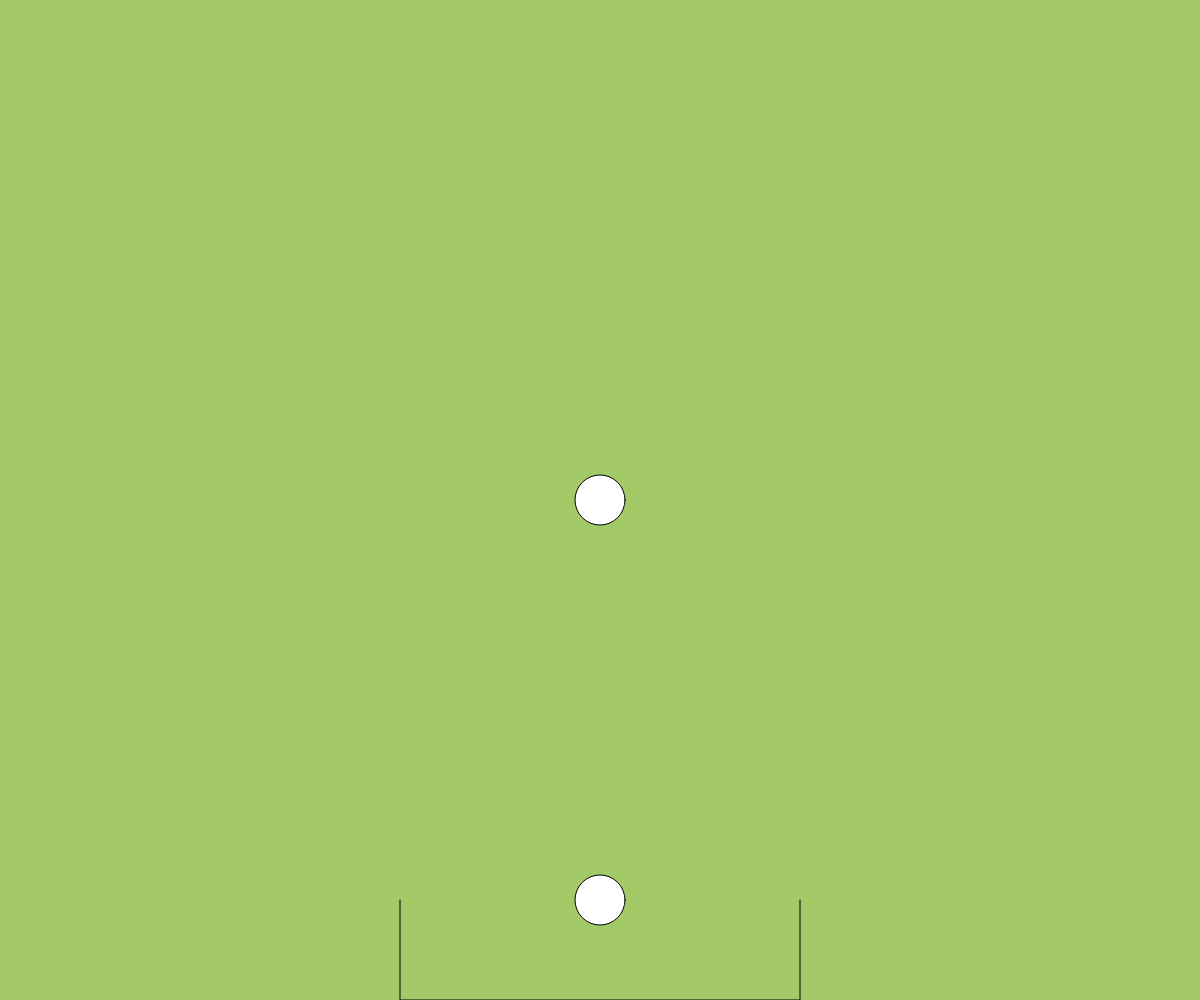
Frame 1 (no input)
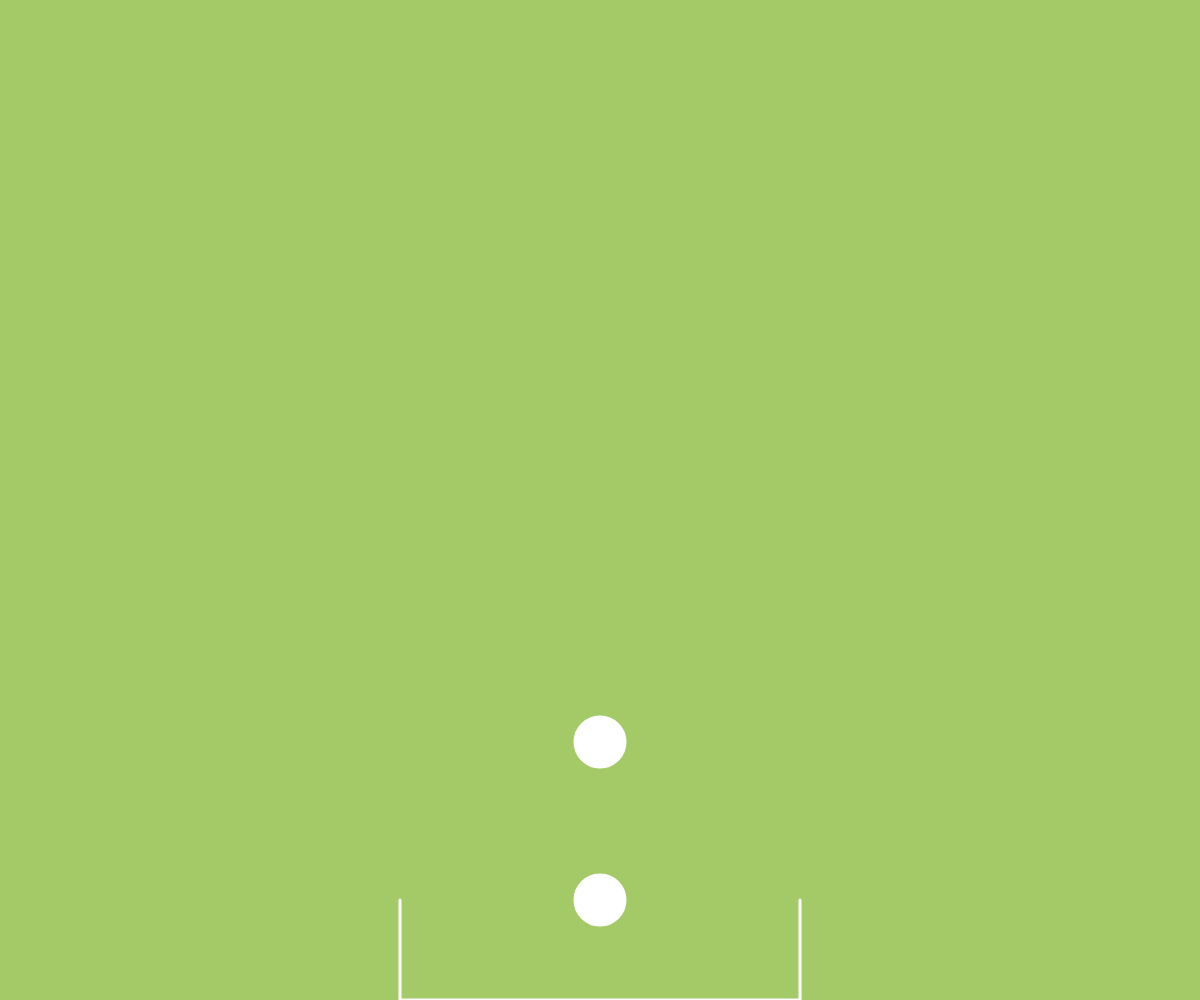
Frame 60 (no input)
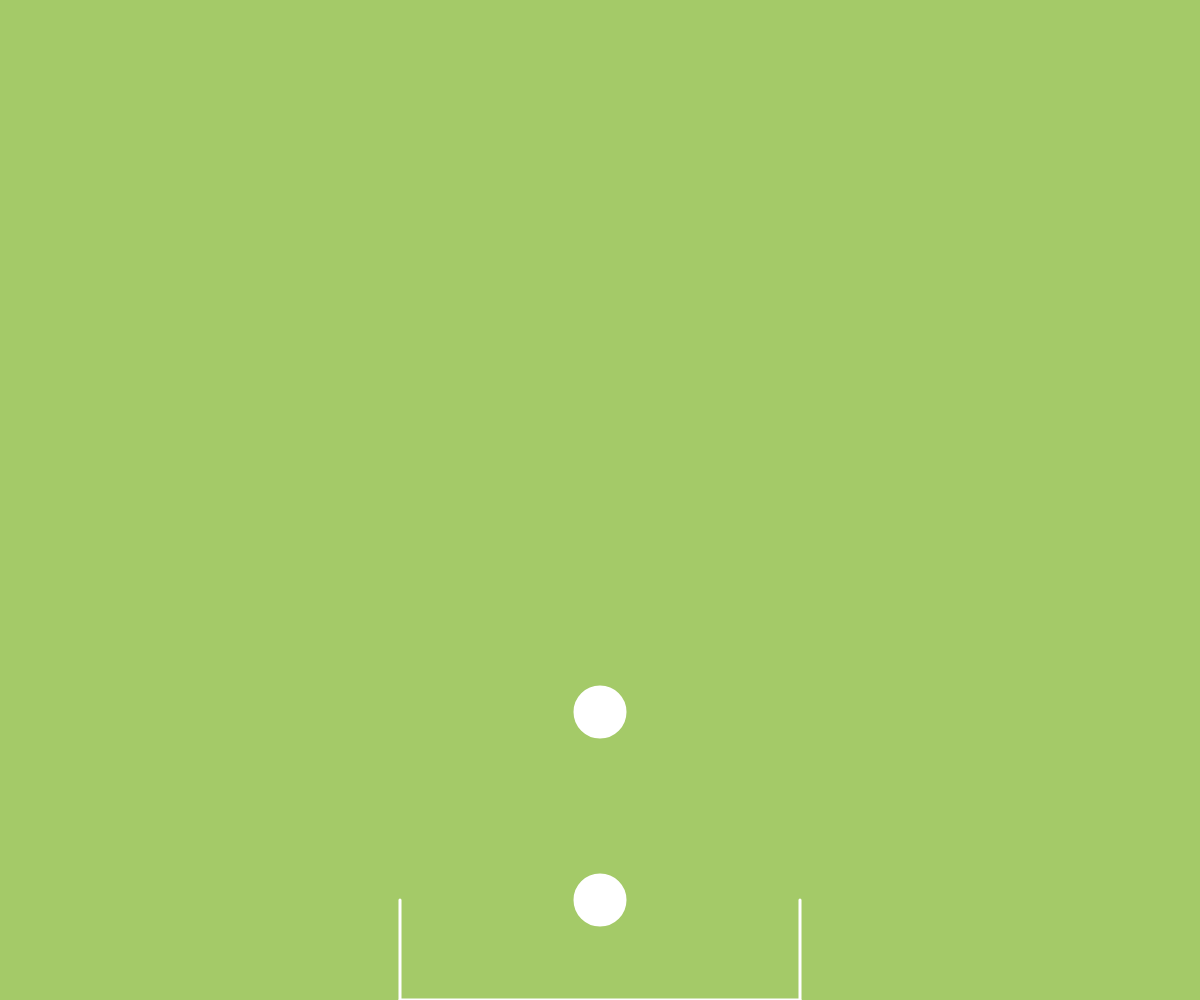
Frame 120 (the mouse pressed at the canvas centre since frame 60)

The p5.js sketch that drew these frames (run headless with seeded random() and noise() and a simulated clock; from frame 60 on, the mouse is pressed at the canvas centre):

// p5.js sketch
// ── sketch.js
// テキスト「キーボード操作に反応する」
let x, y, vx, vy, z;
const g = 2;
const vyMax = 20;

function setup(){
  createCanvas(windowWidth, windowHeight);
  x = width / 2;
  y = height / 2;
  vx = 0;
  vy = 0;
  w = windowWidth / 2;
  z = windowHeight - 100;
}

// 上と共通の部分は省略

function draw(){
  background(164, 202, 104);
  ellipse(x, y, 50);
  y += vy;
  vy = constrain(vy + g, -vyMax, vyMax);
  x = constrain(x, windowWidth / 2 - 400, windowWidth / 2 + 400);
  y = constrain(y, 0, height);

  ellipse(w, z, 50);
  w = constrain(w, windowWidth / 2 - 200, windowWidth / 2 + 200)

  if(keyIsDown(LEFT_ARROW)){ x -= 10; }
  if(keyIsDown(RIGHT_ARROW)){ x += 10; }
  if(keyIsDown(DOWN_ARROW)){ y += 5; }
  if(keyIsDown("A".charCodeAt(0))){ x+= 10; }
  if(keyIsDown(" ".charCodeAt(0))){ x= width / 2, y = height / 2; } // 文字キーの場合
  if(keyIsDown("1".charCodeAt(0))){ w-= 10; } // 文字キーの場合
  if(keyIsDown("3".charCodeAt(0))){ w+= 10; }
  if(keyIsDown("2".charCodeAt(0))){ w = windowWidth / 2; }
  line(windowWidth / 2 - 200, windowHeight, windowWidth / 2 + 200, windowHeight);
  line(windowWidth / 2 - 200, windowHeight, windowWidth / 2 - 200, windowHeight - 100);
  line(windowWidth / 2 + 200, windowHeight, windowWidth / 2 + 200, windowHeight - 100);
  stroke(255);
  strokeWeight(3);
  const d = dist(x, y, w, z);
  if(d < 100) {
    vy = -1 * vy;
  }
}

















// イベントハンドラを使用するパターン

function windowResized(){
  resizeCanvas(windowWidth, windowHeight);
}
